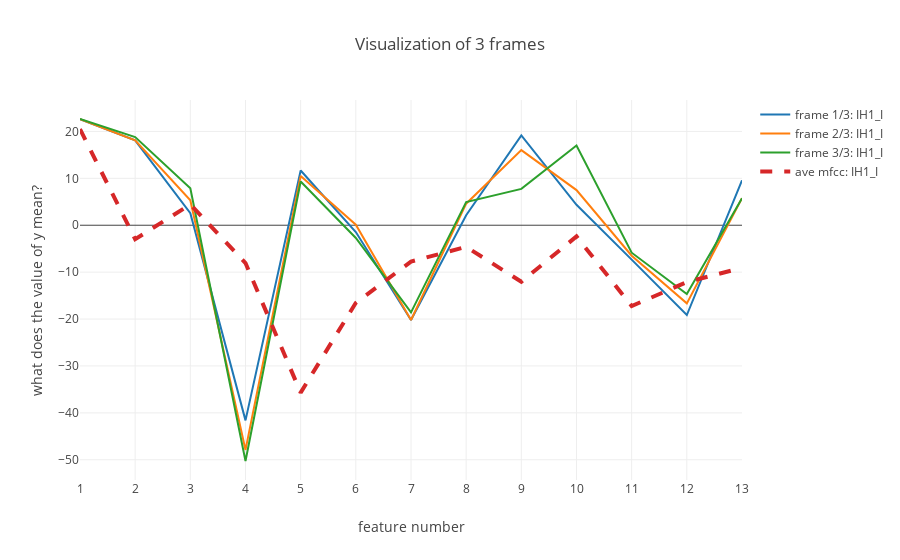

Source (notebook cell):
### Markdown cell above
### `ex_2`: "QUILTER"

### Code cell
py.iplot(
    fv.plot_frames(
        frames=feats_in[SAMPLE][ex_2["start"]:ex_2["stop"]],
        phones=ali_in[SAMPLE][ex_2["start"]:ex_2["stop"]],
        average_mfccs_dict=ave_dict
    )
)

### Figure 1 — Plotly figure (JSON) as saved in the notebook; plotly's stock layout.template omitted (floating-point values rounded to 4 significant figures)
{"data": [{"mode": "lines", "name": "frame 1/3: IH1_I", "type": "scatter", "x": [1, 2, 3, 4, 5, 6, 7, 8, 9, 10, 11, 12, 13], "y": [22.62, 18.1, 2.576, -41.6, 11.66, -1.456, -20.21, 2.127, 19.16, 4.368, -7.327, -19.15, 9.584]}, {"mode": "lines", "name": "frame 2/3: IH1_I", "type": "scatter", "x": [1, 2, 3, 4, 5, 6, 7, 8, 9, 10, 11, 12, 13], "y": [22.59, 18.1, 5.308, -47.9, 10.49, 0.1118, -20.21, 4.598, 16.01, 7.488, -6.499, -16.66, 5.776]}, {"mode": "lines", "name": "frame 3/3: IH1_I", "type": "scatter", "x": [1, 2, 3, 4, 5, 6, 7, 8, 9, 10, 11, 12, 13], "y": [22.65, 18.79, 7.862, -50.26, 9.319, -2.711, -18.58, 4.951, 7.746, 17.0, -5.852, -14.66, 5.776]}, {"line": {"dash": "dash", "width": 4}, "mode": "lines", "name": "ave mfcc: IH1_I", "type": "scatter", "x": [1, 2, 3, 4, 5, 6, 7, 8, 9, 10, 11, 12, 13], "y": [20.5, -2.97, 4.423, -8.055, -35.69, -16.54, -7.744, -4.61, -12.05, -2.386, -17.22, -12.13, -9.065]}], "layout": {"title": "Visualization of 3 frames", "xaxis": {"dtick": true, "title": "feature number"}, "yaxis": {"title": "what does the value of y mean?"}}}
